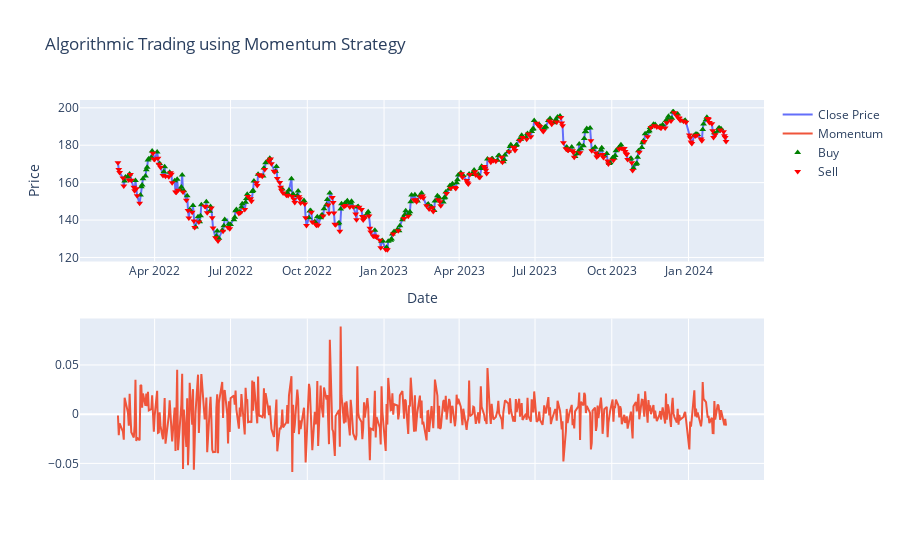

The cell this chart's notebook holds for it:
### Code cell
figure.add_trace(go.Scatter(x=data.loc[data['momentum'] > 0].index, 
                         y=data.loc[data['momentum'] > 0]['Close'], 
                         mode='markers', name='Buy', 
                         marker=dict(color='green', symbol='triangle-up')))
figure.add_trace(go.Scatter(x=data.loc[data['momentum'] < 0].index, 
                         y=data.loc[data['momentum'] < 0]['Close'], 
                         mode='markers', name='Sell', 
                         marker=dict(color='red', symbol='triangle-down')))

figure.update_layout(title='Algorithmic Trading using Momentum Strategy',
                  xaxis_title='Date',
                  yaxis_title='Price')
figure.update_yaxes(title="Momentum", secondary_y=True)
figure.show()

### Figure 1 — Plotly figure (JSON) as saved in the notebook; plotly's stock layout.template omitted (floating-point values rounded to 4 significant figures; data arrays with more than 128 entries replaced by an {"elided": "..."} marker saying what was removed)
{"data": [{"name": "Close Price", "type": "scatter", "x": {"elided": "503 str values"}, "y": {"elided": "503 float values"}}, {"name": "Momentum", "type": "scatter", "x": {"elided": "503 str values"}, "y": {"elided": "503 float values"}, "yaxis": "y2"}, {"marker": {"color": "green", "symbol": "triangle-up"}, "mode": "markers", "name": "Buy", "type": "scatter", "x": {"elided": "257 str values"}, "y": {"elided": "257 float values"}}, {"marker": {"color": "red", "symbol": "triangle-down"}, "mode": "markers", "name": "Sell", "type": "scatter", "x": {"elided": "243 str values"}, "y": {"elided": "243 float values"}}], "layout": {"title": {"text": "Algorithmic Trading using Momentum Strategy"}, "xaxis": {"anchor": "y", "domain": [0, 1], "title": {"text": "Date"}}, "xaxis2": {"anchor": "y2", "domain": [0, 1]}, "yaxis": {"anchor": "x", "domain": [0.575, 1], "title": {"text": "Price"}}, "yaxis2": {"anchor": "x2", "domain": [0, 0.425]}}}
